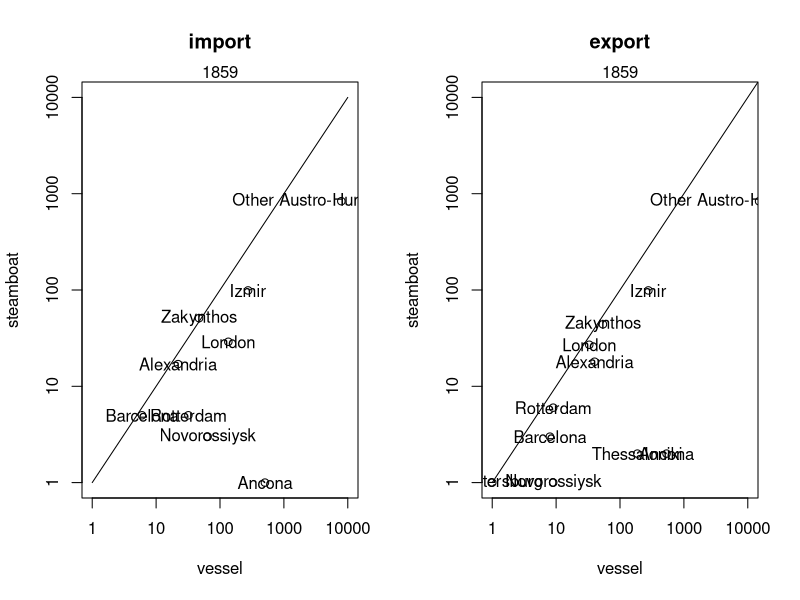
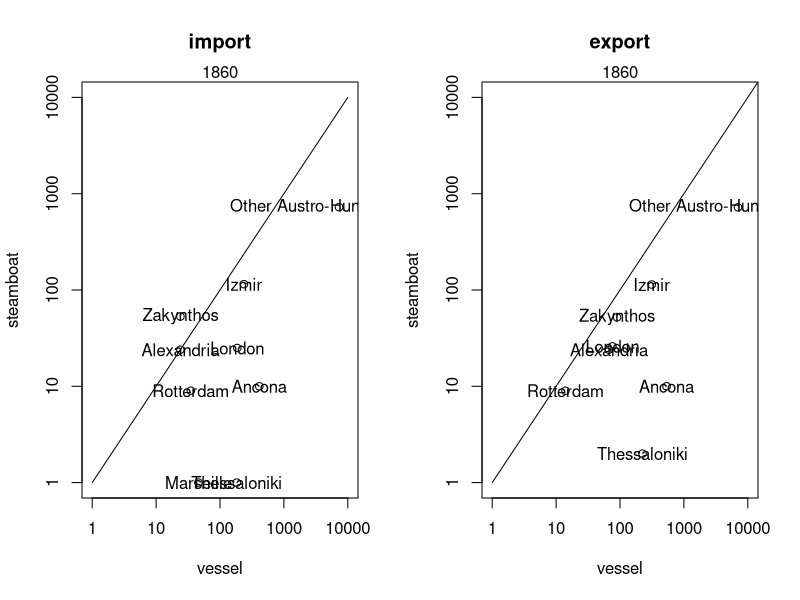
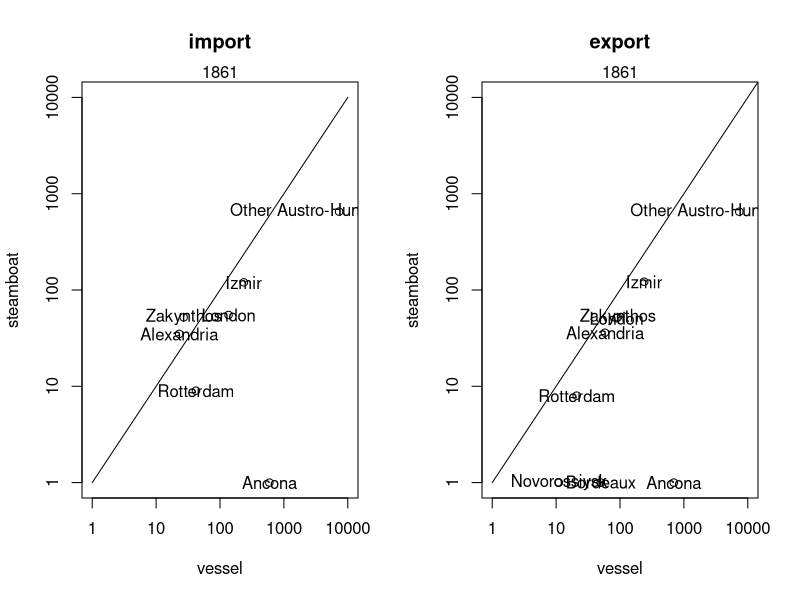
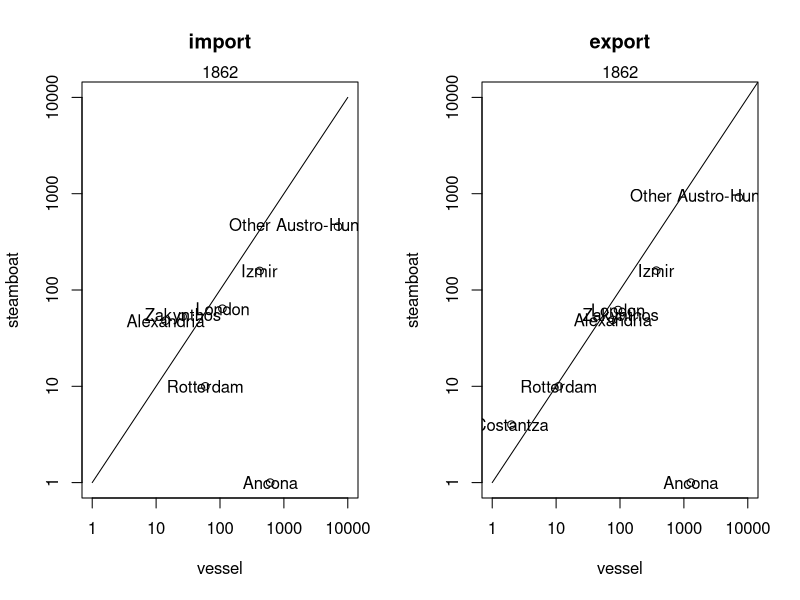
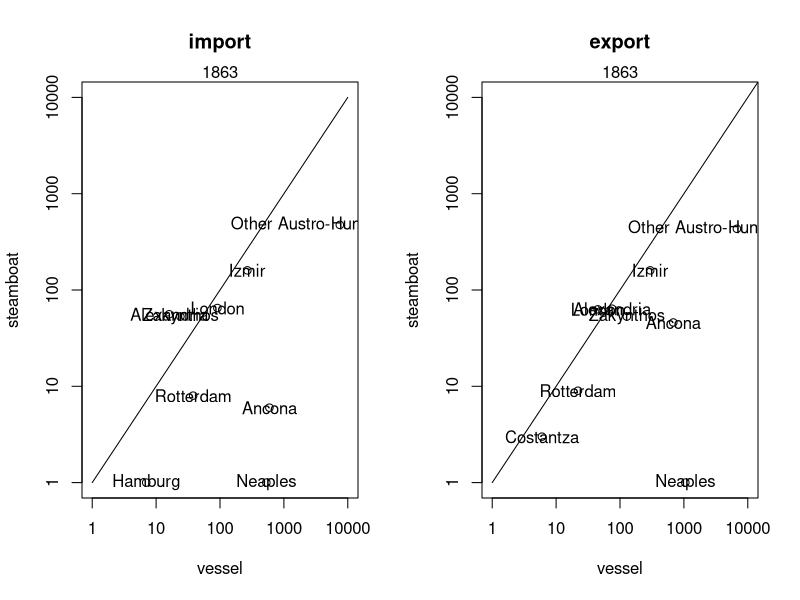
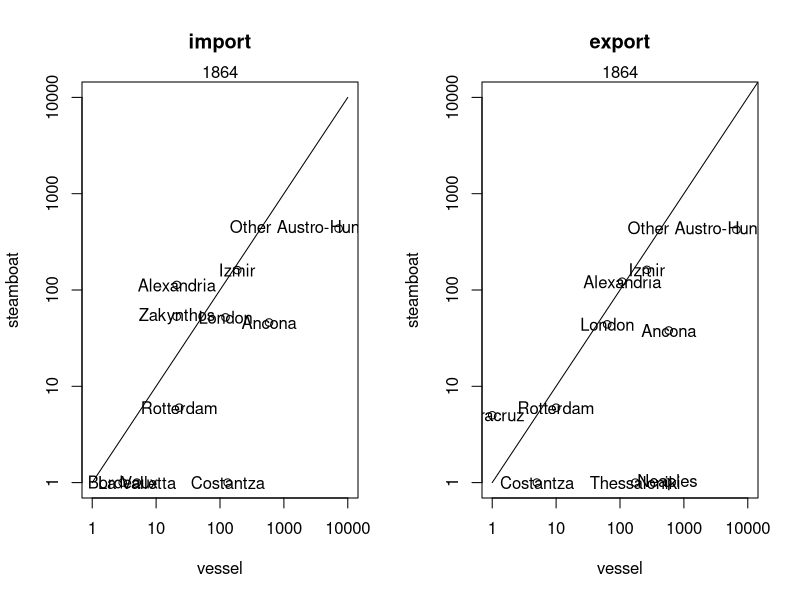
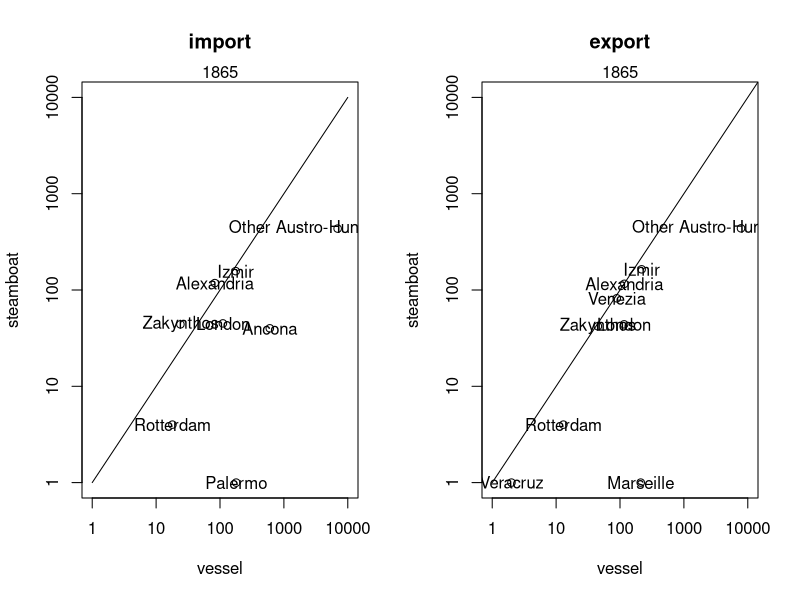
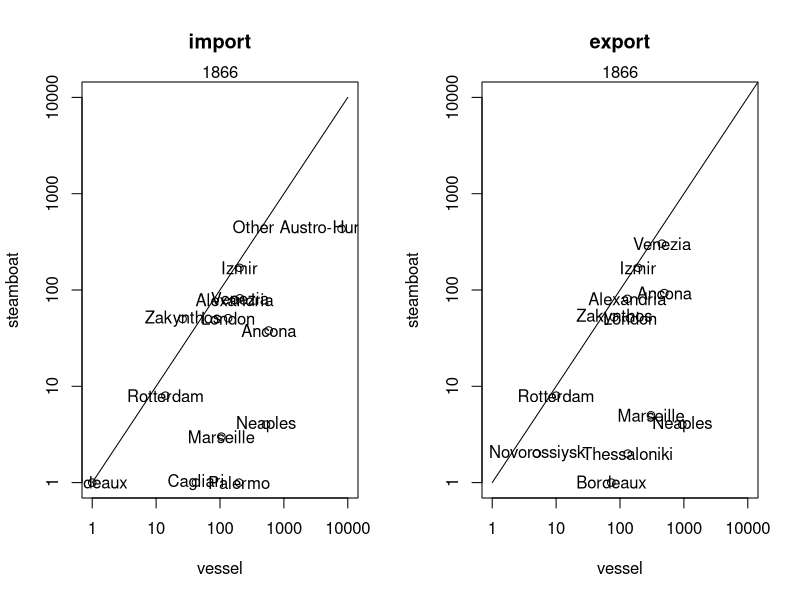

The R script that drew these images, in order: (Note: this script raises an error after producing the figures.)
testimpA=read.csv("data/final_table_dist-import.csv")
testexpA=read.csv("data/final_table_dist-export.csv")
for(year in sort(unique(testimpA$year))){
testimp=testimpA[testimpA$year == year,]
testexp=testexpA[testimpA$year == year,]

png(paste0("images/indus",year,".png"),width=1200,height=800)
par(mfrow=c(1,2))
type=tapply(testimp$boat , testimp[,c("port","type")], sum)
type
plot( type[,1] ~ type[,2],ylab="steamboat",xlab="vessel",main="import",log="xy",ylim=c(1,10000),xlim=c(1,10000))
text(type[,2] , type[,1], rownames(type),ylab="steamboat",xlab="vessel",main="export",ylim=c(1,10000),xlim=c(1,10000))
lines(1:10000,1:10000)
mtext(year)

type=tapply(testexp$boat , testexp[,c("port","type")], sum)
plot( type[,1] ~ type[,2],ylab="steamboat",xlab="vessel",main="export",log="xy",ylim=c(1,10000),xlim=c(1,10000))

text(type[,2] , type[,1], rownames(type),ylab="steamboat",xlab="vessel",main="export",ylim=c(1,10000),xlim=c(1,10000))
lines(1:1000000,1:1000000)
mtext(year)
dev.off()
}

#analysis of the RATIO only
#aggregateallyears:
testimp=read.csv("data/final_table_dist-import.csv")
testexp=read.csv("data/final_table_dist-export.csv")
png("images/totalRatio.png",width=1500,height=800)
par(mfrow=c(1,2),mar=c(8,5,1,1))
type=tapply(testimp$boat , testimp[,c("port","type")], sum)
type[is.na(type)]=1 #if there is NA it means that there were no boat of this type. But as we need a ratio we cannot divide by 0 so NA=1
rttype=type[,1]/type[,2]
plot(sort(rttype),axes=F,log="y",ylab="ratio steam/vessel",xlab="",main="import") 
axis(2)
axis(1,labels=names(sort(rttype)),at=1:length(sort(rttype)),las=3,cex=.5)

type=tapply(testexp$boat , testexp[,c("port","type")], sum)

type[is.na(type)]=1 #if there is NA it means that there were no boat of this type. But as we need a ratio we cannot divide by 0 so NA=1
rttype=type[,1]/type[,2]
plot(sort(rttype),axes=F,log="y",ylab="ratio steam/vessel",xlab="",main="export") 
axis(2)
axis(1,labels=names(sort(rttype)),at=1:length(sort(rttype)),las=3)
dev.off()





for(year in sort(unique(testimpA$year))){
testimp=testimpA[testimpA$year == year,]
testexp=testexpA[testimpA$year == year,]

png(paste0("images/indus",year,".png"),width=1200,height=800)
par(mfrow=c(1,2))
type=tapply(testimp$boat , testimp[,c("port","type")], sum)
rttype=type[,1]/type[,2]
plot( type[,1] ~ type[,2],ylab="steamboat",xlab="vessel",main="import",log="xy",ylim=c(1,10000),xlim=c(1,10000))
text(type[,2] , type[,1], rownames(type),ylab="steamboat",xlab="vessel",main="export",ylim=c(1,10000),xlim=c(1,10000))
lines(1:10000,1:10000)
mtext(year)

type=tapply(testexp$boat , testexp[,c("port","type")], sum)
plot( type[,1] ~ type[,2],ylab="steamboat",xlab="vessel",main="export",log="xy",ylim=c(1,10000),xlim=c(1,10000))

text(type[,2] , type[,1], rownames(type),ylab="steamboat",xlab="vessel",main="export",ylim=c(1,10000),xlim=c(1,10000))
lines(1:1000000,1:1000000)
mtext(year)
dev.off()
}
